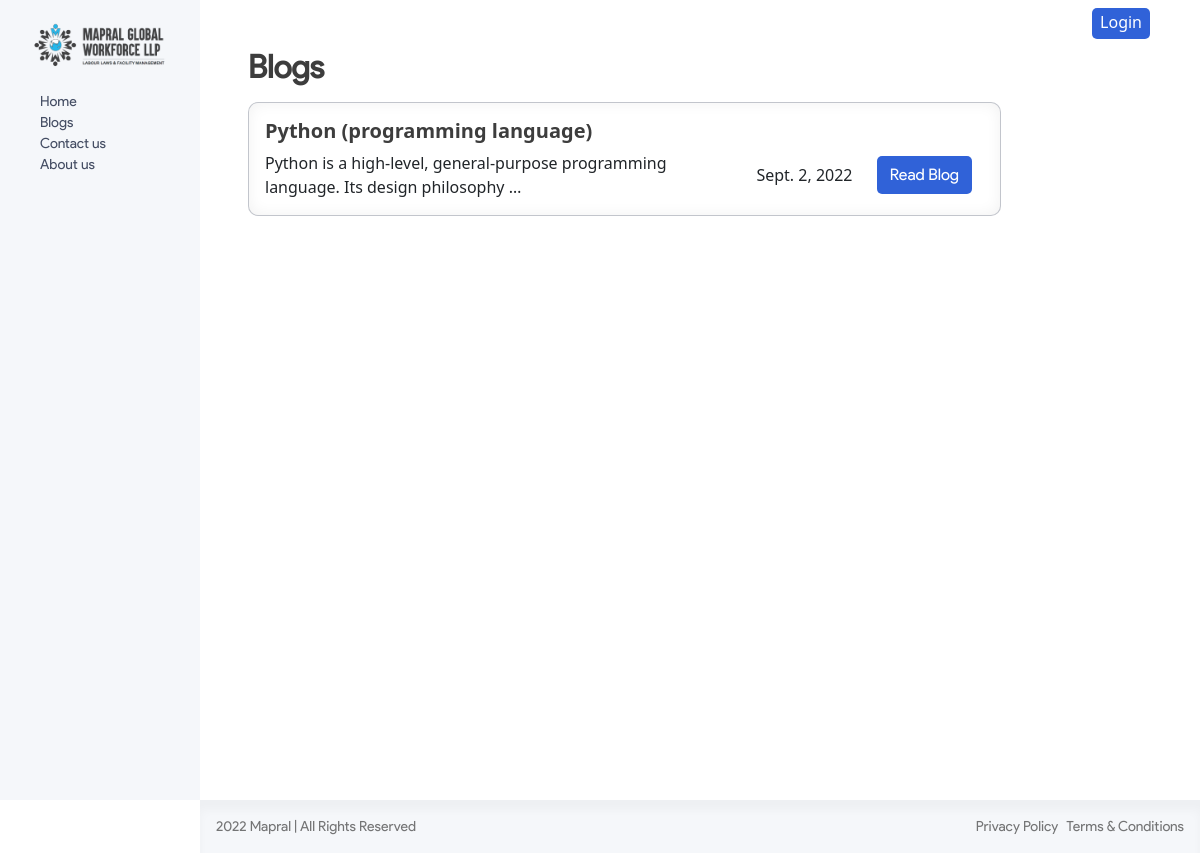
Screenshot of /blog/ with the database file from the repository.
### core/models.py (models this page shows, shortened)
class Blog(models.Model):
    id = models.AutoField(primary_key=True)
    title = models.CharField(max_length=255)
    content = models.TextField()
    created_at = models.DateField(auto_now_add=True)
    updated_at = models.DateTimeField(auto_now=True)
    author = models.CharField(max_length=255)
    status = models.IntegerField(choices=STATUS, default=0)
    slug = models.CharField(max_length=255, blank=True,
                            null=True, unique=True, editable=True)

### core/views.py (the view)
# urls.py: path('blog/',views.blog,name="blog"),
def blog(request):
    blogs = Blog.objects.all()
    blogs = blogs.filter(status=1)
    return render(request, 'blog.html',{'blogs':blogs})

### core/templates/blog.html (shortened to what this page needs)
{% extends 'base.html' %}
{% load static %}
{% block css %}
<link rel="stylesheet" href="{% static 'css/blog.css' %}">
{% endblock css %}
{% block body %}
    <div class="mainBlog p-5">
        <h2 class="blogHead ">Blogs</h2>
        <div class="row blogContainer">
            <div class="col-lg-10 col-md-10 col-sm-12">
                {% if blogs %}
                    {% for blog in blogs %}
                    <div class="card blogItem p-3 my-2">
                        <h5 class="blogTitle">{{blog.title}}</h4>
                            <div class="row">
                                <div class="col-lg-8 col-md-8 col-sm-12 d-flex justify-content-center align-items-center">
                                    <p class="blogDesc mb-0">
                                        {{blog.content|truncatewords:10}}
                                    </p>
                                </div>
                                <div class="col-lg-2 col-md-2 col-sm-5 createPart  d-flex justify-content-center align-items-center">
                                    <p class="date mb-0">{{blog.created_at}}</p>
                                </div>
                                <div class="col-lg-2 col-md-2 col-sm-5 readBtn  d-flex justify-content-center align-items-center  ">
                                    <a href="/blogItem/{{blog.slug}}" class="emailBtn btn">Read Blog</a>
                                </div>
                            </div>
                    </div>
                    {% endfor %}
                {% else %}
                    <p class="histText">No blogs found : (</p>
                {% endif %}
            </div>
        </div>
    </div>
{% endblock body %}

### core/templates/base.html (shortened to what this page needs)
{% load static %}
<html lang="en">
  <head>
    <link href="https://cdn.jsdelivr.net/npm/bootstrap@5.2.0/dist/css/bootstrap.min.css" rel="stylesheet">
    <link rel="stylesheet" href="{% static 'css/index.css' %}">
    {% block css %}{% endblock css %}
</head>
  <body>
    <div class="row">
        <div class="col-2 sideNav">
            <div class="topLogo d-flex justify-content-center py-3">
                <img src="{% static 'img/logo.png' %}" class="navBrand" alt="">
            </div>
            <div class="navLinksWrapper px-4">
                <div class="navLink d-flex align-items-center">
                    <span class="navText"> <a href="/" class="navText">Home</a> </span>
                </div>
                <div class="navLink d-flex align-items-center">
                    <span class="navText"> <a href="/blog/" class="navText">Blogs</a> </span>
                </div>
                <div class="navLink d-flex align-items-center">
                    <span class="navText"> <a href="/contact/" class="navText">Contact us</a> </span>
                </div>
                <div class="navLink d-flex align-items-center">
                    <span class="navText"> <a href="/about/" class="navText">About us</a> </span>
                </div>
            </div>
        </div>
        <div class="col-lg-10 main col-sm-12 col-md-10">
            {% if user.is_authenticated %}
            {% else %}
            <a href="/signup/" class="authIn  mt-2 mx-3">Create an account</a>
            <a href="/login/" class="authInn px-2 my-2">Login</a>
            {% endif %}
            {% block body %}{% endblock body %}
            <div class="footer d-flex align-items-center justify-content-between px-3 py-3">
                <p class="footerText mb-0">2022 Mapral | All Rights Reserved</p>
                <div class="d-flex">
                    <p class="footerText mx-2 mb-0">Privacy Policy</p>
                    <p class="footerText mb-0">Terms & Conditions</p>
                </div>
            </div>
        </div>
    </div>
  </body>
</html>

### core/static/css/index.css (style rules this page uses)
html { overflow-x: hidden !important; }
.sideNav { height: 100vh; background-color: #F5F7FA; position: fixed; z-index: 100; }
.navText { font-family: ptSans; font-size: 14px; cursor: pointer; color: #444D63; font-weight: 400; text-decoration: none !important; }
.row { --bs-gutter-x: 0rem !important; }
.navBrand { height: auto; width: 75%; }
.main { position: absolute; right: 0% !important; }
.footer { background-color: #F5F7FA; box-shadow: inset 0px 10px 10px rgba(0, 0, 0, 0.03); }
.footerText { font-family: ptSans; font-style: normal; font-weight: 400; color: #3D3D3D; font-size: 14px; opacity: 0.7; }
.authIn { font-family: ptSans; font-style: normal; font-weight: 600; font-size: 15px; line-height: 24px; color: #FFFFFF; position: absolute; right: 12%; text-decoration: none; padding-top: 2px; }
.authInn { background-color: #3062D8; border-radius: 5px; position: absolute; right: 5%; color: #FFFFFF; text-decoration: none; padding-top: 2px; padding-bottom: 5px; }

### core/static/css/blog.css (style rules this page uses)
.mainBlog { min-height: 100vh; }
.blogHead { font-family: ptSans; font-style: normal; font-weight: 700; color: #3D3D3D; }
.emailBtn { color: #fff; background-color: #3062D8; font-family: ptSans; font-style: normal; border-radius: 5px; }
.card { background: #FFFFFF; border: 1px solid rgba(104, 111, 127, 0.4); box-shadow: inset 0px 0px 15px rgba(0, 0, 0, 0.06); border-radius: 10px; }
.blogTitle { font-style: normal; font-weight: 600; color: #3D3D3D; }

### rows the page displays
Blog: title "Python (programming language)", content "Python is a high-level, general-purpose programming language. Its design philosophy …", created_at "Sept. 2, 2022"
